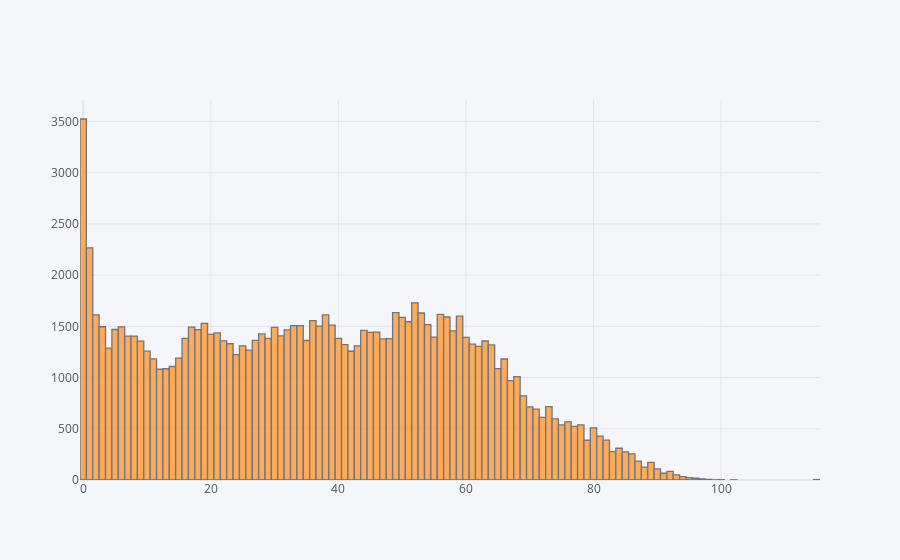

This figure's notebook cell:
### Markdown cell above
Using Cufflinks and iplot()

* scatter
* bar
* box
* spread
* ratio
* heatmap
* surface
* histogram
* bubble

### Code cell
df['Age'].iplot(kind='histogram')

### Figure 1 — Plotly figure (JSON) as saved in the notebook; plotly's stock layout.template omitted (floating-point values rounded to 4 significant figures; data arrays with more than 128 entries replaced by an {"elided": "..."} marker saying what was removed)
{"data": [{"histfunc": "count", "histnorm": "", "marker": {"color": "rgba(255, 153, 51, 1.0)", "line": {"color": "#4D5663", "width": 1.3}}, "name": "Age", "opacity": 0.8, "orientation": "v", "type": "histogram", "x": {"elided": "109191 int values"}}], "layout": {"barmode": "overlay", "legend": {"bgcolor": "#F5F6F9", "font": {"color": "#4D5663"}}, "paper_bgcolor": "#F5F6F9", "plot_bgcolor": "#F5F6F9", "title": {"font": {"color": "#4D5663"}}, "xaxis": {"gridcolor": "#E1E5ED", "showgrid": true, "tickfont": {"color": "#4D5663"}, "title": {"font": {"color": "#4D5663"}, "text": ""}, "zerolinecolor": "#E1E5ED"}, "yaxis": {"gridcolor": "#E1E5ED", "showgrid": true, "tickfont": {"color": "#4D5663"}, "title": {"font": {"color": "#4D5663"}, "text": ""}, "zerolinecolor": "#E1E5ED"}}}
